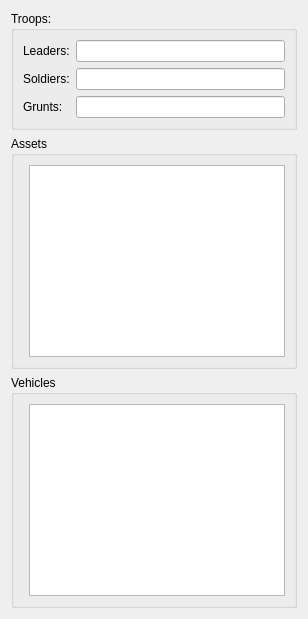
      <widget class="QWidget" name="tab_5">
       <attribute name="title">
        <string>Body</string>
       </attribute>
       <layout class="QVBoxLayout" name="verticalLayout_6">
        <item>
         <widget class="QGroupBox" name="groupBox_11">
          <property name="title">
           <string>Troops:</string>
          </property>
          <layout class="QFormLayout" name="formLayout_10">
           <item row="0" column="0">
            <widget class="QLabel" name="label_21">
             <property name="text">
              <string>Leaders:</string>
             </property>
            </widget>
           </item>
           <item row="1" column="0">
            <widget class="QLabel" name="label_84">
             <property name="text">
              <string>Soldiers:</string>
             </property>
            </widget>
           </item>
           <item row="2" column="0">
            <widget class="QLabel" name="label_85">
             <property name="text">
              <string>Grunts:</string>
             </property>
            </widget>
           </item>
           <item row="0" column="1">
            <widget class="QLineEdit" name="lineEditBodyLeaders"/>
           </item>
           <item row="1" column="1">
            <widget class="QLineEdit" name="lineEditBodySoldiers"/>
           </item>
           <item row="2" column="1">
            <widget class="QLineEdit" name="lineEditBodyGrunts"/>
           </item>
          </layout>
         </widget>
        </item>
        <item>
         <widget class="QGroupBox" name="groupBox_12">
          <property name="title">
           <string>Assets</string>
          </property>
          <layout class="QFormLayout" name="formLayout_11">
           <item row="0" column="1">
            <widget class="QPlainTextEdit" name="plainTextEditBodyAssets"/>
           </item>
          </layout>
         </widget>
        </item>
        <item>
         <widget class="QGroupBox" name="groupBox_13">
          <property name="title">
           <string>Vehicles</string>
          </property>
          <layout class="QFormLayout" name="formLayout_12">
           <item row="0" column="1">
            <widget class="QPlainTextEdit" name="plainTextEditBodyVehicles"/>
           </item>
          </layout>
         </widget>
        </item>
       </layout>
      </widget>
